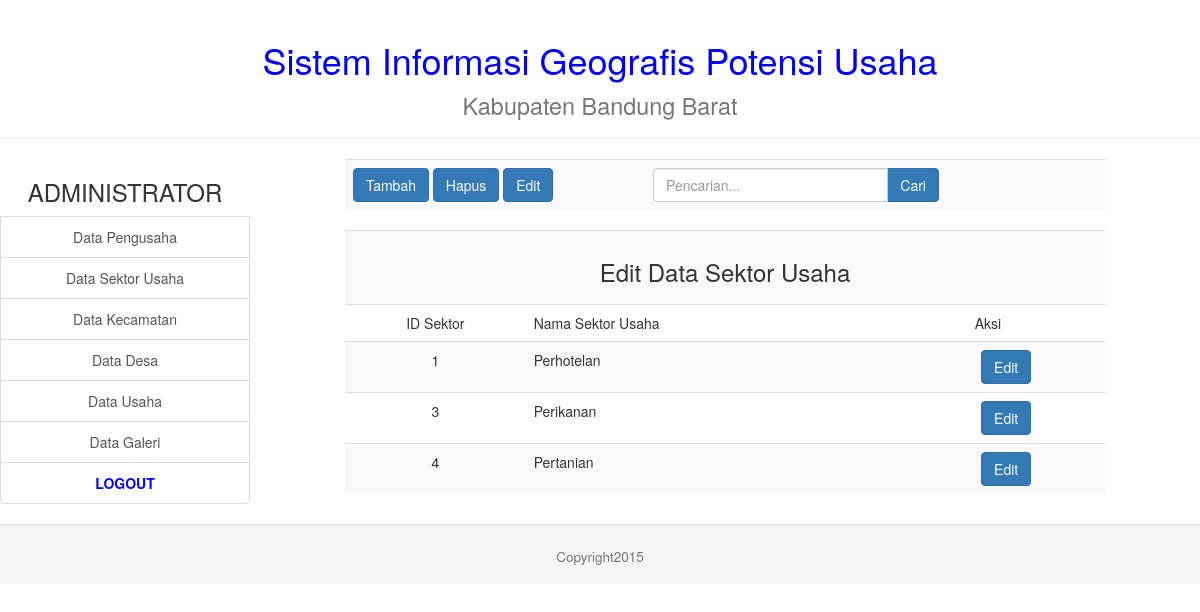
The page /admin/sektor_edit.php on the database its author committed.
### tables this page shows
CREATE TABLE IF NOT EXISTS `sektor_usaha` (
`id_sektor` int(11) NOT NULL,
  `nama_sektor` varchar(20) NOT NULL,
  `dihapus` char(1) NOT NULL DEFAULT 'T'
);

### admin/sektor_edit.php (the view, shortened to what this page needs)
<!DOCTYPE html>
<html lang="en">
  <head>
    <?php include("lib_func.php"); ?>
    <link href="css/bootstrap.min.css" rel="stylesheet">
  </head>
<body>
    <table width="100%" align="center" border=0 >
      <tr>
        <td colspan=2 align="center" >
        </td>
      </tr>
      <tr>
        <td width="250px" valign="top">
        </td>
        <td valign="top">
          <table class="table table-striped" align="center">
            <tr>
              <td align="left" width="300px">
                <a href="sektor_form_tambah.php"><button type="button" class="btn btn-primary">Tambah</button></a>
                <a href="sektor_hapus.php"><button type="button" class="btn btn-primary">Hapus</button></a>
                <a href="sektor_edit.php"><button type="button" class="btn btn-primary">Edit</button></a>
              </td>
              <td align="center">
                <div class="row">
                  <div class="col-lg-8">
                    <div class="input-group">
                      <input type="text" class="form-control" placeholder="Pencarian...">
                      <span class="input-group-btn">
                        <button class="btn btn-primary" type="button">Cari</button>
                      </span>
                    </div>
                  </div>
                </div>
              </td>
            </tr>
          </table>
          <?php
            $link=koneksi_db();
            $sql="select * from sektor_usaha where dihapus='T' order by id_sektor";
            $result=mysql_query($sql,$link);
            $banyakrecord=mysql_num_rows($result);
            if($banyakrecord>0)
            {
              ?>
              <table class="table table-striped" align="center">
                <tr>
                  <td colspan=3 align="center" valign="middle"><font></font><h3>Edit Data Sektor Usaha</h3></td>
                </tr>
                <tr>
                  <td align="center">ID Sektor</td>
                  <td>Nama Sektor Usaha</td>
                  <td align="center">Aksi</td>
                </tr>
              <?php
              while($data=mysql_fetch_array($result))
              {
                ?>
                <tr>
                  <form method="get" action="sektor_form_edit.php">
                  <td align="center">
                    <?php echo $data['id_sektor'];?>
                  </td>
                  <td>
                    <?php echo $data['nama_sektor'];?>
                  </td>
                  <td align="center">
                    <div class="form-group" align="center">
                      <div class="col-sm-offset-2 col-sm-10">
                        <button class="btn btn-primary">Edit</button>
                      </div>
                    </div>
                  </td>
                  </form>
                </tr>
                  <?php
              }
            }
            else
            {
              echo "Data tidak ditemukan";
            }?>
            </table>
        </td>
      </tr>
      <tr>
        <td colspan=2>
        </td>
      </tr>
    </table>
</body>
</html>

### rows shown on the page
sektor_usaha: id_sektor "1", nama_sektor "Perhotelan"
sektor_usaha: id_sektor "3", nama_sektor "Perikanan"
sektor_usaha: id_sektor "4", nama_sektor "Pertanian"
